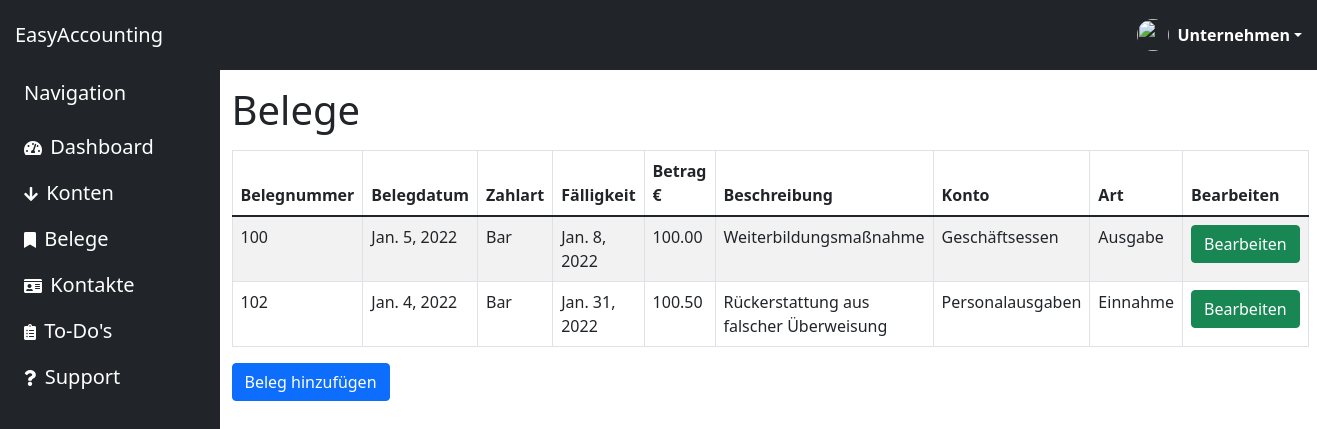
The app's page /receipts/ (signed in), older data.
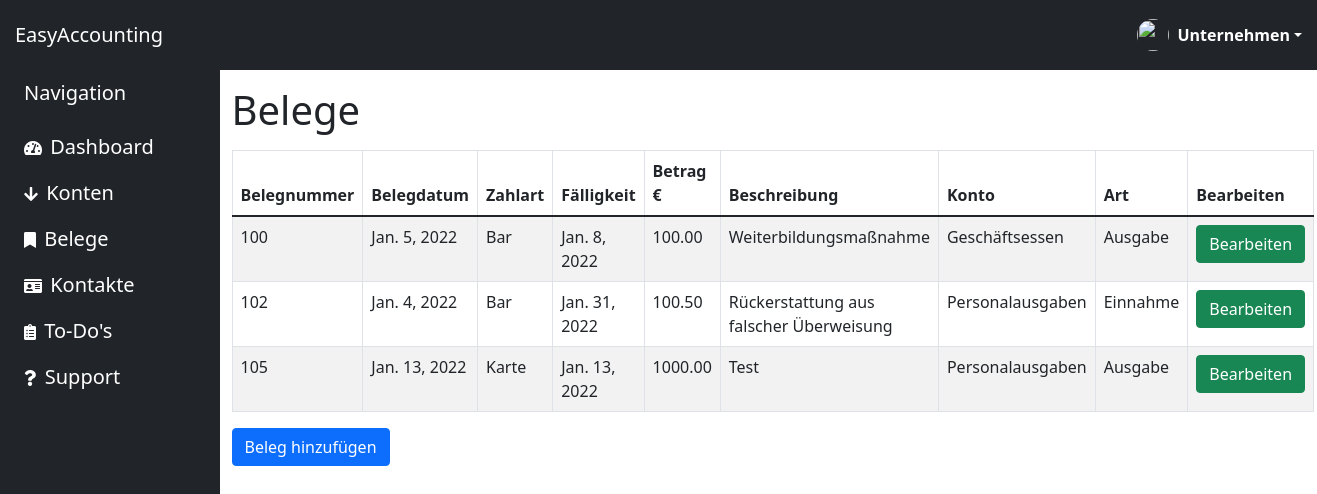
The same page, newer data.
### home/models.py (models this page shows)
class receipt(models.Model):
    belegnummer = models.IntegerField()
    belegdatum = models.DateField(default=datetime.date.today) #Belegdatum automatisch vorbelegen
    zahlart_choices = [('Bar','Bar'), #verschiedene Zahlarten, beliebig erweiterbar
                ('Karte','Karte'),]
    zahlart = models.CharField(max_length=10,choices=zahlart_choices,default="Karte")
    faelligkeit = models.DateField(default=datetime.date.today)
    betrag = models.DecimalField(max_digits=10,decimal_places=2)
    beschreibung = models.CharField(max_length=150)
    konto_name = models.ForeignKey('konto',on_delete=models.CASCADE,to_field='name')#Fremdbeziehung zu Konto
    art_choices = [('Einnahme','Einnahme'),
                ('Ausgabe','Ausgabe'),
                ]
    art = models.CharField(max_length=20,choices=art_choices,default="Einnahme")#Einnahme oder Ausgabe,

class konto(models.Model):
    name = models.CharField(max_length=30,primary_key=True)#als Primary Key gesetzt, wird in in Beleg zu Zuordnung verwendet
    bank = models.CharField(max_length=40)
    iban = models.CharField(max_length=22) #IBAN in Deutschland = 22 Stellen
    bic = models.CharField(max_length=10)
    kontostand = models.DecimalField(max_digits=10,decimal_places=2) # 10-stellige Zahl, für Kleinunternehmer ausreichend

### home/views.py (the view, shortened to what this page needs)
# urls.py: path('receipts/', views.receipts, name='receipts'),
@login_required()
def receipts(request):
    all_kontos = konto.objects.all()
    all_kontos_dict = {
        'konto': all_kontos
    }
    all_receipts = receipt.objects.all()
    all_receipts_dict = {
        'receipt': all_receipts
    }
    context = {"title": "Belege","all_receipts_dict": all_receipts,"all_kontos_dict":all_kontos}
    return render(request, 'home/receipts.html',context)

### home/templates/home/receipts.html (shortened to what this page needs)
{% extends "home/base.html"%}
{%load static%}
{% block hauptinhalt %}
    <div class="col py-3">
        <h1>Belege</h1>
    <div class="table-responsive">
        <table class="table table-bordered table-hover table-striped">
            <thead>
                <tr>
                    <th>Belegnummer</th>
                    <th>Belegdatum</th>
                    <th>Zahlart</th>
                    <th>Fälligkeit</th>
                    <th>Betrag €</th>
                    <th>Beschreibung</th>
                    <th>Konto</th>
                    <th>Art</th>
                    <th>Bearbeiten</th>
                </tr>
            </thead>
            <tbody>
                {% if all_receipts_dict %}
                {% for receipt in all_receipts_dict %}
                <tr>
                    <td>{{receipt.belegnummer}}</td>
                    <td>{{receipt.belegdatum}}</td>
                    <td>{{receipt.zahlart}}</td>
                    <td>{{receipt.faelligkeit}}</td>
                    <td>{{receipt.betrag}}</td>
                    <td>{{receipt.beschreibung}}</td>
                    <td>{{receipt.konto_name.name}}</td>
                    <td>{{receipt.art}}</td>
                    <td><button name="edit" type="submit" class="btn btn-success editbtn" data-toogle="editmodal" data-target="editmodal">Bearbeiten</button></td>
                </tr>
                {% endfor %}
            </tbody>
            {% endif %}
        </table>
    </div>
    <a href="{% url 'edit:editReceipts'%}" class="btn btn-primary">Beleg hinzufügen</a>
</div>
{% endblock hauptinhalt %}

Row changes from the older to the newer data that the page shows:
added receipt: belegnummer "105", belegdatum "Jan. 13, 2022", zahlart "Karte", faelligkeit "Jan. 13, 2022", betrag "1000.00", beschreibung "Test", konto_name.name "Personalausgaben", art "Ausgabe"
